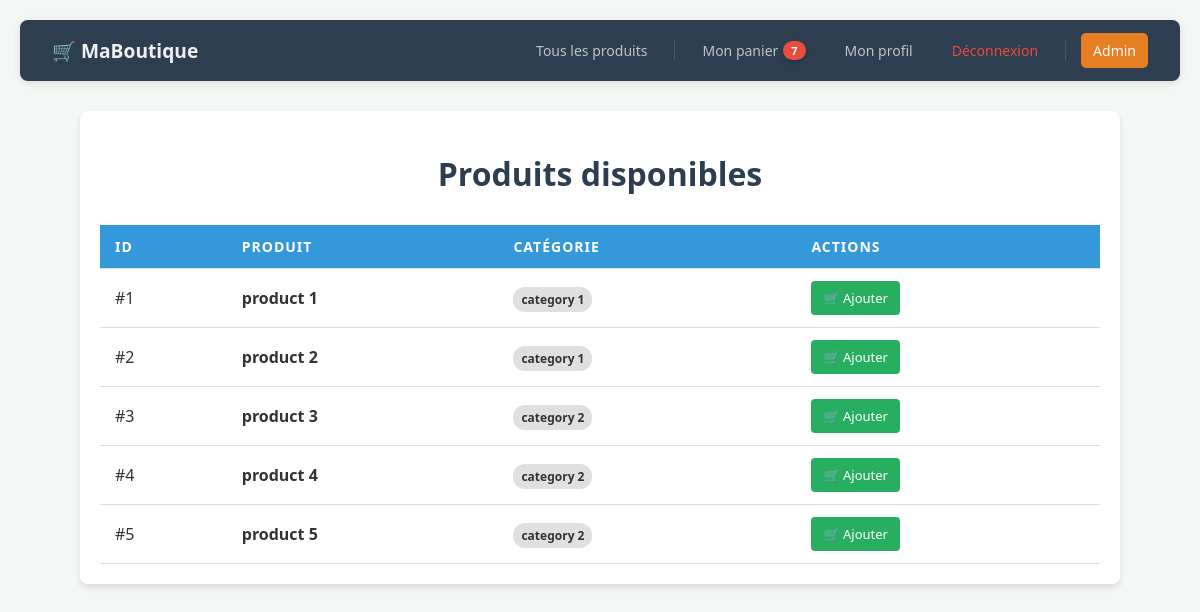
Screenshot of /project-code/src/home.php with the database file from the repository.
### tables this page shows
CREATE TABLE `product` (
  `id` int NOT NULL,
  `label` varchar(200) NOT NULL,
  `id_category` int NOT NULL,
  `description` text
);

CREATE TABLE `category` (
  `id` int NOT NULL,
  `label` varchar(10) NOT NULL
);

### project-code/src/home.php (the view, shortened to what this page needs)
<!DOCTYPE html>
<html lang="fr">
<head>
</head>
<body>
    <?php require_once "menu.php"; ?>
    <div class="container">
        <h1>Produits disponibles</h1>
        <?php
            require_once("config.php");
            $conn = new mysqli($servername, $username, $password, $dbname);
            $result = $conn->query("SELECT p.id, p.label as prod_label, c.label as cat_label
                                   FROM product p
                                   INNER JOIN category c ON c.id = p.id_category");
            if ($result->num_rows <= 0) {
                echo '<p>Aucun produit trouvé</p>';
            } else {
                echo '<table>
                        <thead>
                            <tr>
                                <th>ID</th>
                                <th>Produit</th>
                                <th>Catégorie</th>
                                <th>Actions</th>
                            </tr>
                        </thead>
                        <tbody>';
                while ($row = $result->fetch_assoc()) {
                    ?>
                    <tr>
                        <td>#<?php echo $row["id"]; ?></td>
                        <td><strong><?php echo $row["prod_label"]; ?></strong></td>
                        <td><span class="badge"><?php echo $row["cat_label"]; ?></span></td>
                        <td>
                            <a href="ajouter-panier.php?id=<?php echo $row["id"]; ?>" class="btn-cart">
                                🛒 Ajouter
                            </a>
                        </td>
                    </tr>
                    <?php
                }
                echo '</tbody></table>';
            }
        ?>
    </div>
</body>
</html>

### project-code/src/menu.php (shortened to what this page needs)
<?php
require_once("config.php");
$total_items = 0;
$user_id = 123;
$conn_menu = new mysqli($servername, $username, $password, $dbname);
if (!$conn_menu->connect_error) {
    $sql_count = "SELECT SUM(quantity) as total FROM cart WHERE user_id = $user_id";
    $res_count = $conn_menu->query($sql_count);
    if ($res_count) {
        $row_count = $res_count->fetch_assoc();
        $total_items = $row_count['total'] ?? 0;
    }
}
?>
<nav class="navbar">
    <a href="home.php" class="navbar-brand">🛒 MaBoutique</a>
    <div class="navbar-links">
        <a href="home.php" class="nav-link">Tous les produits</a>
        <a href="panier.php?u=123" class="nav-link">
            Mon panier
            <?php if ($total_items > 0): ?>
                <span class="badge-cart"><?php echo $total_items; ?></span>
            <?php endif; ?>
        </a>
        <a href="profil.php?u=123" class="nav-link">Mon profil</a>
        <a href="logout.php" class="nav-link" style="color: #e74c3c;">Déconnexion</a>
        <a href="admin/admin.php" class="nav-link nav-link-admin">Admin</a>
    </div>
</nav>

### project-code/src/home.php (style rules this page uses)
body { font-family: 'Segoe UI', Tahoma, Geneva, Verdana, sans-serif; background-color: #f4f7f6; color: #333; margin: 0; padding: 20px; }
h1 { color: #2c3e50; text-align: center; margin-bottom: 30px; }
.container { max-width: 1000px; margin: 0 auto; background: white; padding: 20px; border-radius: 8px; box-shadow: 0 4px 6px rgba(0,0,0,0.1); }
table { width: 100%; border-collapse: collapse; margin-top: 10px; }
th, td { padding: 12px 15px; text-align: left; border-bottom: 1px solid #ddd; }
th { background-color: #3498db; color: white; text-transform: uppercase; font-size: 14px; letter-spacing: 1px; }
.btn-cart { display: inline-block; background-color: #27ae60; color: white; padding: 8px 12px; text-decoration: none; border-radius: 4px; font-size: 13px; transition: background 0.3s; }
.badge { background: #e0e0e0; padding: 4px 8px; border-radius: 12px; font-size: 12px; font-weight: bold; }

### project-code/src/menu.php (style rules this page uses)
.navbar { background-color: #2c3e50; padding: 0.8rem 2rem; display: flex; justify-content: space-between; align-items: center; box-shadow: 0 2px 10px rgba(0,0,0,0.1); margin-bottom: 30px; border-radius: 8px; }
.navbar-brand { color: #ecf0f1; font-weight: bold; font-size: 1.2rem; text-decoration: none; display: flex; align-items: center; gap: 10px; }
.navbar-links { display: flex; gap: 15px; align-items: center; }
.nav-link { color: #bdc3c7; text-decoration: none; font-size: 14px; font-weight: 500; padding: 8px 12px; border-radius: 5px; transition: all 0.3s ease; }
.nav-link-admin { background-color: #e67e22; color: white !important; }
.badge-cart { background-color: #e74c3c; color: white; padding: 2px 8px; border-radius: 10px; font-size: 11px; margin-left: 5px; vertical-align: middle; font-weight: bold; box-shadow: 0 2px 4px rgba(0,0,0,0.2); }
.nav-link { display: flex; align-items: center; }

### rows the page displays
product: id "1", label "product 1", id_category.label "category 1"
product: id "2", label "product 2", id_category.label "category 1"
product: id "3", label "product 3", id_category.label "category 2"
product: id "4", label "product 4", id_category.label "category 2"
product: id "5", label "product 5", id_category.label "category 2"

### other values shown
$total_items "7"
